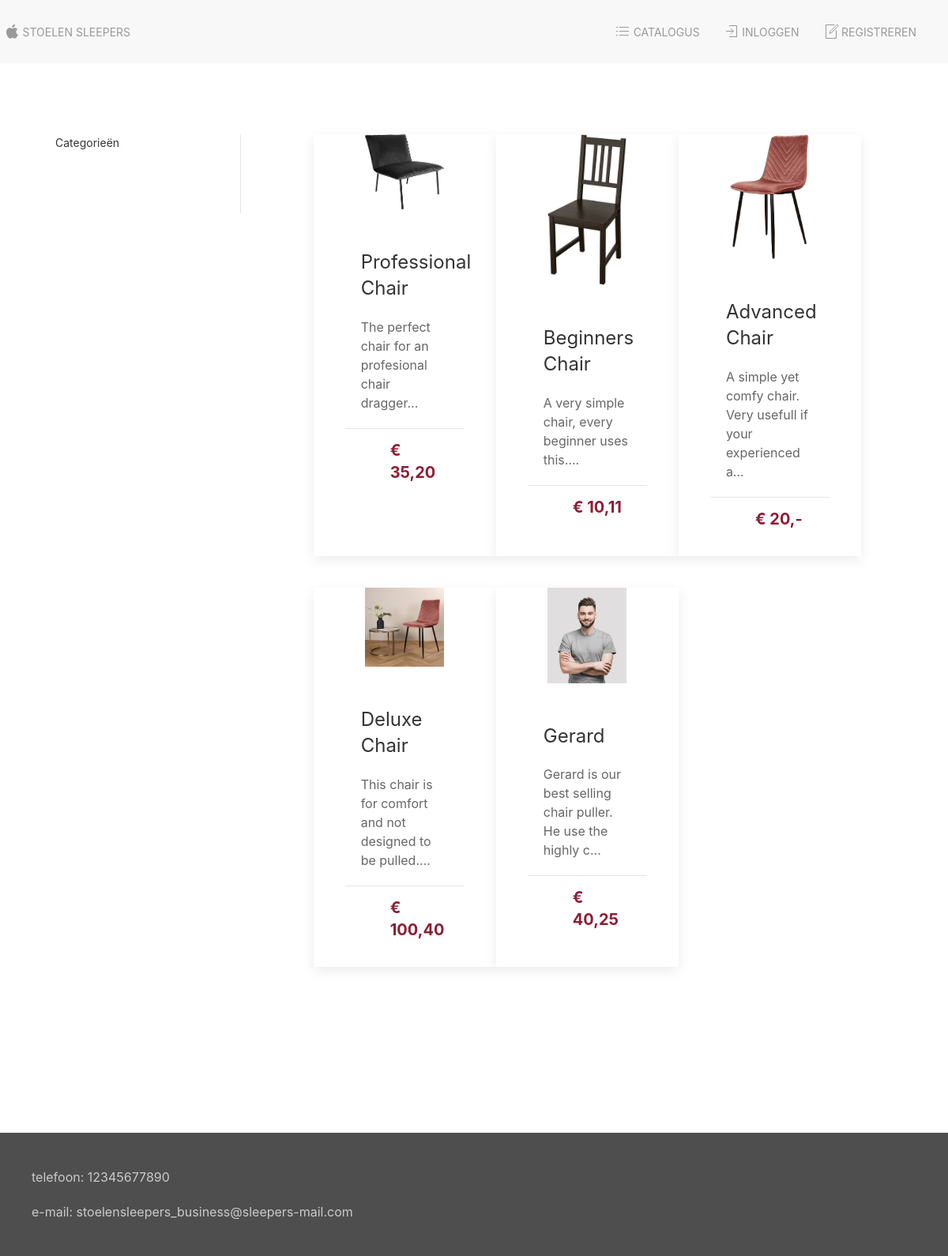
Before: /dev/catalogue.php with the older database file.
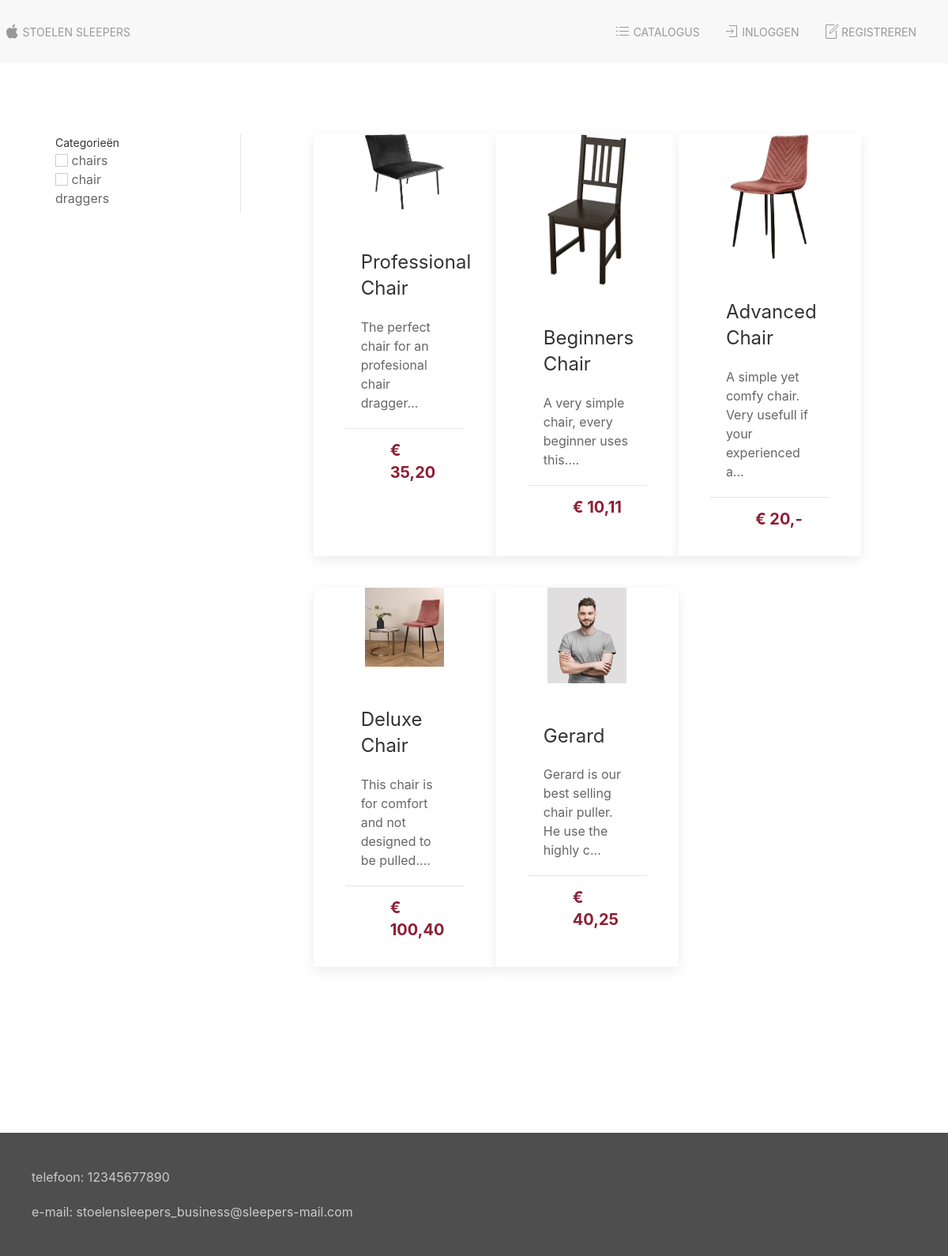
After: the same page with the newer database file.
### tables this page shows
CREATE TABLE `products` (
  `ID` int(255) NOT NULL,
  `name` varchar(50) NOT NULL,
  `description` varchar(250) NOT NULL,
  `price` float NOT NULL,
  `image` varchar(50) NOT NULL,
  `categorie_id` int(255) NOT NULL
);

CREATE TABLE `categories` (
  `ID` int(255) NOT NULL,
  `name` varchar(50) NOT NULL
);

### dev/src/helpers/login.helper.php (called while the page is built, shortened)
<?php
class LoginHelper
{
    public function isLoggedIn(): bool
    {
        return false;
    }
}

### dev/src/database/Database.class.php (called while the page is built, shortened)
<?php
include_once(__DIR__ . "/../helpers/array.helper.php");
class Database extends PDO
{
    public function runSql(string $sql, array $params = []): array
    {
        $query = $this->prepare($sql);
        $query->execute($params);
        return $query->fetchAll(PDO::FETCH_ASSOC);
    }
    public function select(string $table, array $selectors = ["*"], array $conditions = [], array $params = []): array
    {
        $ArrayHelper = new ArrayHelper();
        $selectString = $ArrayHelper->arrayToString($selectors);
        $sql = "SELECT $selectString FROM $table";
        return $this->runSql($sql, $params);
    }
}

### dev/src/helpers/description.helper.php (called while the page is built)
<?php
class DescriptionHelper
{
    public function writeShortDescription(string $description): string
    {
        $shortDesc = substr($description, 0, 60);
        $shortDesc .= "...";
        return $shortDesc;
    }
}

### dev/src/helpers/price.helper.php (called while the page is built)
<?php
class PriceHelper
{
    public function parseFloatToPrice(float $float): string
    {
        $stringFloat = (string) $float;
        if (!str_contains($stringFloat, ".")) {
            $stringFloat .= ",-";
        }
        $stringFloat = str_replace(".", ",", $stringFloat);
        $decimals = preg_split("/,/", $stringFloat);
        $decimals = (string) $decimals[1];
        if (
            !str_ends_with($decimals, "0") && !str_ends_with($decimals, "-")
            && strlen($decimals) < 2
        ) {
            $stringFloat .= "0";
        }
        return $stringFloat;
    }
}

### dev/src/helpers/array.helper.php (called while the page is built, shortened)
<?php
class ArrayHelper
{
    public function arrayToString(array $array): string
    {
        $returnVal = "";
        foreach ($array as $val) {
            if (is_array($val)) {
                $returnVal .= $this->arrayToString($val);
            } else {
                $returnVal .= $val;
            }
        }
        return $returnVal;
    }
}

### dev/catalogue.php (the view, shortened to what this page needs)
<?php
include_once("./src/database/Database.class.php");
include_once("./src/helpers/price.helper.php");
include_once("./src/helpers/description.helper.php");
include_once("./src/helpers/array.helper.php");
try {
    $dbconn = new Database();
    $PriceHelper = new PriceHelper();
    $DescriptionHelper = new DescriptionHelper();
    $sql = "SELECT * FROM products";
    $categories = $dbconn->select("categories", ["*"]);
    if (!isset($recset)) {
        $recset = $dbconn->runSql($sql);
    }
} catch (PDOException $e) {
    echo "Connection failed: " . $e->getMessage();
    die();
}
include_once("template/head.inc.php");
?>
<main class="uk-container uk-margin uk-margin-xlarge-bottom uk-padding-large">
    <div uk-grid>
        <div class="uk-width-1-6">
            <form method="get" action="catalogue.php" id="categorie">
                <div class="uk-form-label">Categorieën</div>
                <div class="uk-form-controls">
                    <?php foreach ($categories as $category): ?>
                        <div>
                            <input id="checkbox_<?= $category["ID"] ?>" class="uk-checkbox" type="checkbox"
                                name="category[]" value="<?= $category["ID"] ?>"
                                onclick="document.getElementById('categorie').submit();" <?php
                                if (isset($categoryIdArr)) {
                                    if (in_array("{$category["ID"]}", $categoryIdArr)) {
                                        echo "checked";
                                    }
                                }
                                ?>>
                            <label for="checkbox_<?= $category["ID"] ?>"><?= $category["name"] ?></label><br>
                        </div>
                    <?php endforeach; ?>
                </div>
            </form>
        </div>
        <div class="uk-width-1-6">
        </div>
        <div class="uk-width-expand">
            <div class="uk-child-width-1-3" uk-grid>
                <?php foreach ($recset as $product): ?>
                    <a class="uk-card uk-card-home uk-card-default uk-card-small uk-card-hover uk-link-reset"
                        href="product.php?product_id=<?= $product["ID"] ?>">
                        <div class="uk-card-media-top uk-align-center">
                            <img src=<?= $product['image'] ?> height="100" width="100" alt="" class="uk-align-center">
                        </div>
                        <div class="uk-card-body">
                            <h3 class="uk-card-title"><?= $product['name'] ?></h3>
                            <p><?= $DescriptionHelper->writeShortDescription($product['description']) ?></p>
                        </div>
                        <div class="uk-card-footer">
                            <div class="uk-flex uk-flex-row">
                                <div class="uk-flex-column uk-width-1-2"></div>
                                <div class="uk-flex-column uk-width-1-1">
                                    <h4 class="price-text">&euro; <?= $PriceHelper->parseFloatToPrice($product['price']) ?>
                                    </h4>
                                </div>
                            </div>
                        </div>
                    </a>
                <?php endforeach; ?>
            </div>
        </div>
    </div>
</main>
<?php
include_once("template/foot.inc.php");

### dev/template/head.inc.php (shortened to what this page needs)
<?php
include_once(__DIR__ . "/../src/helpers/login.helper.php");
include_once(__DIR__ . "/../src/database/Database.class.php");
try {
    $login = new LoginHelper();
} catch (PDOException $error) {
    echo "Connection failed: " . $e->getMessage();
    die();
}
?>
<!DOCTYPE html>
<html lang="en">
<head>
    <link href="./css/uikit_rtl.min.css" rel="stylesheet" />
    <link href="./css/uikit.min.css" rel="stylesheet" />
</head>
<body>
    <nav class="uk-navbar-container">
        <div uk-navbar class="uk-margin-xsmall-left uk-margin-medium-right">
            <div class="uk-navbar-left">
                <ul class="uk-navbar-nav">
                    <li>
                        <a href="index.php">
                            <span uk-icon="icon: apple"></span>
                            <p>Stoelen sleepers</p>
                        </a>
                    </li>
                </ul>
            </div>
            <div class="uk-navbar-right">
                <ul class="uk-navbar-nav">
                    <li>
                        <a href="catalogue.php">
                            <span uk-icon="icon: list"></span>
                            <p>Catalogus</p>
                        </a>
                    </li>
                    <?php if (!$login->isLoggedIn()): ?>
                        <li>
                            <a href="login.php">
                                <span uk-icon="icon: sign-in"></span>
                                <p>Inloggen</p>
                            </a>
                        </li>
                        <li>
                            <a href="register.php">
                                <span uk-icon="icon: file-edit"></span>
                                <p>Registreren</p>
                            </a>
                        </li>
                    <?php endif; ?>
                </ul>
            </div>
        </div>
    </nav>

### dev/template/foot.inc.php (shortened to what this page needs)
<footer uk-sticky="position: bottom">
        <div>
            <div class="uk-overlay-primary">
                <div class="uk-container">
                    <br>
                    <p>telefoon: 12345677890</p>
                    <p>e-mail: stoelensleepers_business@sleepers-mail.com</p>
                    <br>
                </div>
            </div>
        </div>
    </footer>
</body>
</html>

Changed rows visible on the page:
added categories: name "chairs"
added categories: name "chair draggers"
